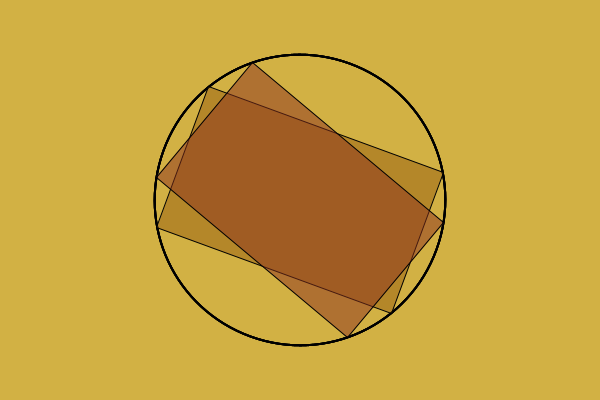
Frame 1 (no input)
Frame 60 (the mouse pressed at the canvas centre just before this capture): identical to frame 1, image omitted
Frame 120 (the mouse held since frame 60 and released just before this capture): identical to frame 1, image omitted

The Processing sketch that drew this single still picture (run headless with seeded random() and noise(); from frame 60 on, the mouse is pressed at the canvas centre):

// Processing sketch: box9
// ── box9.pde
void setup() {
   size(600, 400);
}

void draw() {
   background(210, 177, 68);
   stroke(0);
   noFill();
   
   // move the origin to the center of the screen
   translate(300, 200);
   rotate(radians(20));
   
   strokeWeight(2);
   drawCircleTo( 125,  75);
   drawCircleTo( 125, -75);
   drawCircleTo(-125,  75);
   drawCircleTo(-125, -75);
   strokeWeight(1);
   
   fill(149, 93, 13, 128);
   rect(-125, -75, 250, 150);    
   fill(139, 49, 30, 128);
   
   rotate(radians(20));
   
   rect(-125, -75, 250, 150);
}

void drawCircleTo(float x, float y) {
   float r = dist(0, 0, x, y);
   ellipse(0, 0, 2*r, 2*r);
}
